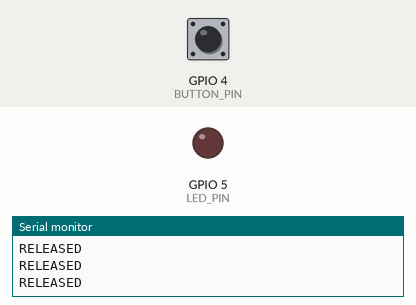
The program below on a simulated ESP32. Parts: output pins drawn as LEDs (lit = HIGH), the last lines printed to the serial monitor. The test bench sets the inputs (shaded band); at power-on: GPIO 4 (BUTTON_PIN) HIGH.

Above: at 1.2 s.
1.3 s: GPIO 4 (BUTTON_PIN) pulled LOW for 0.15 s
At 1.37 s:
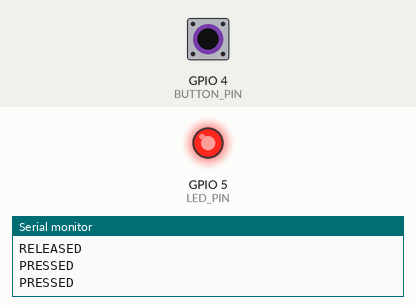
2.9 s: GPIO 4 (BUTTON_PIN) pulled LOW for 3.2 s
At 6.5 s:
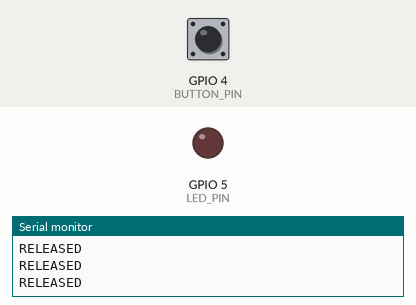
Timing chart, 0 to 8.0 s (numbered marks = the images above; inputs shaded):
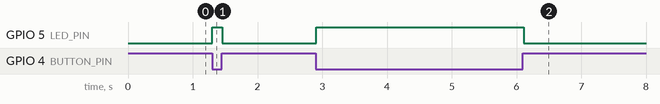

Measured:
- after the input at 1.3 s, GPIO 5 (LED_PIN): LOW → HIGH at once, → LOW 0.15 s later
- after the input at 2.9 s, GPIO 5 (LED_PIN): LOW → HIGH at once, → LOW 3.2 s later

The program:

main.cpp
```cpp
#include <Arduino.h>

#define LED_PIN 5
#define BUTTON_PIN 4

void setup() {
    Serial.begin(115200);

    pinMode(LED_PIN, OUTPUT);
    pinMode(BUTTON_PIN, INPUT_PULLUP);

    digitalWrite(LED_PIN, LOW);
}

void loop() {
    int buttonState = digitalRead(BUTTON_PIN);

    if (buttonState == LOW) {
        digitalWrite(LED_PIN, HIGH);
        Serial.println("PRESSED");
    } else {
        digitalWrite(LED_PIN, LOW);
        Serial.println("RELEASED");
    }

    delay(50);
}
```
